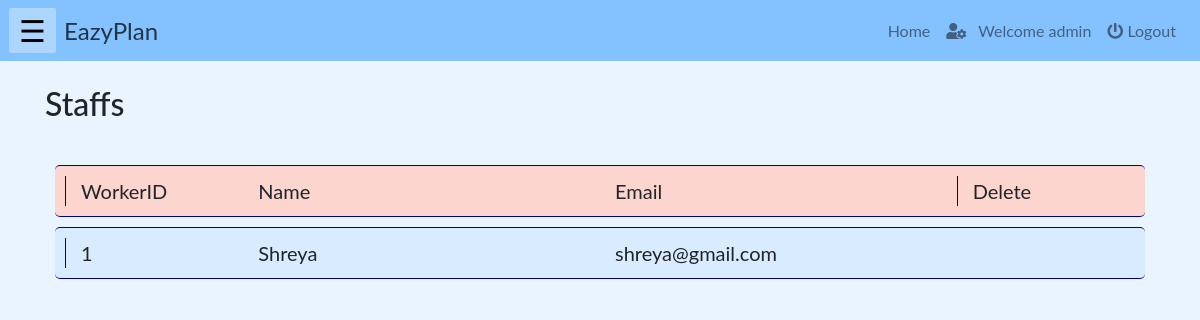
The app's page /php/allStaffs.php (signed in), older data.
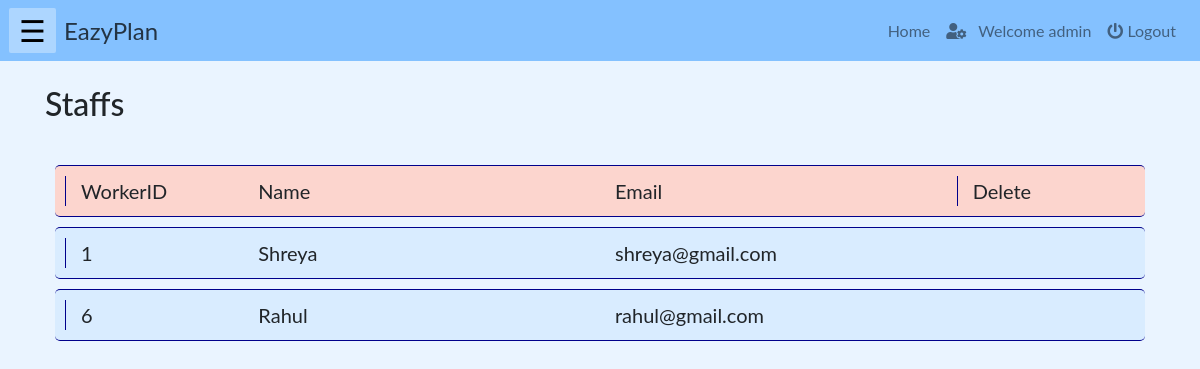
The same page, newer data.
### tables this page shows
CREATE TABLE `account` (
  `userid` int(10) NOT NULL,
  `name` varchar(100) NOT NULL,
  `email` varchar(200) NOT NULL,
  `role` varchar(20) NOT NULL,
  `password` varchar(40) NOT NULL
);

### php/allStaffs.php (the view, shortened to what this page needs)
<!DOCTYPE html>
<html lang="en">
    <?php
        include("../php/headLinks.php");
        if(isset($_SESSION["name"]) && ($_SESSION["role"]=='manager' || $_SESSION["role"]=='admin')){
    ?>
    <body>
        <?php
            include("../php/navbar.php");
        ?>
        <div class="container">
        <br><h2>Staffs</h2><br>
            <div class="row" id="heading">
                <div class="col-md-2" id="val" >WorkerID</div>
                <div class="col-md-4" id="val" >Name</div>
                <div class="col-md-4" id="val" >Email</div>
                <div class="col-md-2" id="val" >Delete</div>
            </div>
            <?php
                include("../connection/config.php");
                $sql ="select userid, name, email FROM account where role='staff'";
                $workers = mysqli_query($db, $sql);
                foreach($workers as $worker)
                    {
            ?>
            <div class="row" id="item">
                <div class="col-md-2" id="val" ><?php echo $worker['userid']; ?></div>
                <div class="col-md-4" id="val" ><?php echo $worker['name']; ?></div>
                <div class="col-md-4" id="val" ><?php echo $worker['email']; ?></div>
            </div>
            <?php
                }
            ?>
        </div>
    </body>
    <?php
        }
    else{
    echo "<h3 style='color:red'>Login to access the page...</h3>";
    echo "<a href='./login.php'>Click here to login</a>";}
    ?>
</html>

Row changes from the older to the newer data that the page shows:
added account: userid "6", name "Rahul", email "rahul@gmail.com"
